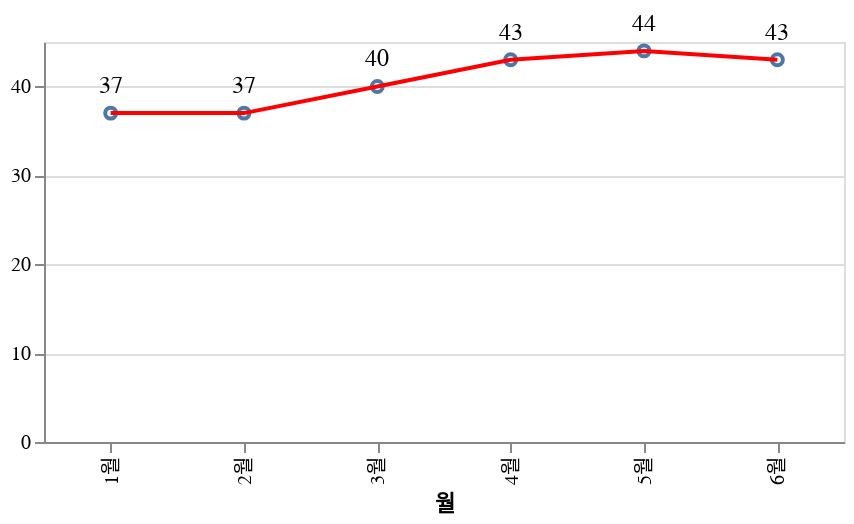

This figure's notebook cell:
### Markdown cell above
### CN

### Code cell
regex = '^(CN|Global)'
df_filtered = df[df['리전'].apply(lambda x: True if re.search(regex, x) else False) & (df['테넌트']== 'PRD')]
source = df_filtered
chart = get_lineChart_am(source)
chart

### Figure 1 — Vega-Lite specification as saved in the notebook (floating-point values rounded to 4 significant figures)
{"config": {"view": {"continuousWidth": 400, "continuousHeight": 300}}, "layer": [{"mark": "point", "encoding": {"x": {"field": "월", "type": "nominal"}, "y": {"aggregate": "sum", "field": "count", "type": "quantitative"}}}, {"mark": {"type": "line", "color": "red"}, "encoding": {"x": {"field": "월", "type": "nominal"}, "y": {"aggregate": "sum", "field": "count", "title": "", "type": "quantitative"}}}, {"mark": {"type": "text", "align": "center", "baseline": "line-top", "color": "black", "dy": -20, "fontSize": 12, "size": 12}, "encoding": {"text": {"aggregate": "sum", "field": "count", "type": "quantitative"}, "x": {"field": "월", "type": "nominal"}, "y": {"aggregate": "sum", "field": "count", "type": "quantitative"}}}], "data": {"name": "data-974d752118c60c03ec9c379cfc20b1e0"}, "height": 200, "width": 400, "$schema": "https://vega.github.io/schema/vega-lite/v4.17.0.json", "datasets": {"data-974d752118c60c03ec9c379cfc20b1e0": [{"년도": "22년", "월": "1월", "리전": "CN", "AZ": "1센터", "테넌트": "PRD", "DBMS": "PostgreSQL", "count": 9.0}, {"년도": "22년", "월": "1월", "리전": "CN", "AZ": "1센터", "테넌트": "PRD", "DBMS": "Tibero", "count": 12.0}, {"년도": "22년", "월": "1월", "리전": "CN", "AZ": "1센터", "테넌트": "PRD", "DBMS": "Maria", "count": 0.0}, {"년도": "22년", "월": "1월", "리전": "CN", "AZ": "1센터", "테넌트": "PRD", "DBMS": "Redis", "count": 12.0}, {"년도": "22년", "월": "1월", "리전": "CN", "AZ": "1센터", "테넌트": "PRD", "DBMS": "Mongo", "count": 4.0}, {"년도": "22년", "월": "2월", "리전": "CN", "AZ": "1센터", "테넌트": "PRD", "DBMS": "PostgreSQL", "count": 9.0}, {"년도": "22년", "월": "2월", "리전": "CN", "AZ": "1센터", "테넌트": "PRD", "DBMS": "Tibero", "count": 12.0}, {"년도": "22년", "월": "2월", "리전": "CN", "AZ": "1센터", "테넌트": "PRD", "DBMS": "Maria", "count": 0.0}, {"년도": "22년", "월": "2월", "리전": "CN", "AZ": "1센터", "테넌트": "PRD", "DBMS": "Redis", "count": 12.0}, {"년도": "22년", "월": "2월", "리전": "CN", "AZ": "1센터", "테넌트": "PRD", "DBMS": "Mongo", "count": 4.0}, {"년도": "22년", "월": "3월", "리전": "CN", "AZ": "1센터", "테넌트": "PRD", "DBMS": "PostgreSQL", "count": 9.0}, {"년도": "22년", "월": "3월", "리전": "CN", "AZ": "1센터", "테넌트": "PRD", "DBMS": "Tibero", "count": 14.0}, {"년도": "22년", "월": "3월", "리전": "CN", "AZ": "1센터", "테넌트": "PRD", "DBMS": "Maria", "count": 0.0}, {"년도": "22년", "월": "3월", "리전": "CN", "AZ": "1센터", "테넌트": "PRD", "DBMS": "Redis", "count": 12.0}, {"년도": "22년", "월": "3월", "리전": "CN", "AZ": "1센터", "테넌트": "PRD", "DBMS": "Mongo", "count": 5.0}, {"년도": "22년", "월": "4월", "리전": "CN", "AZ": "1센터", "테넌트": "PRD", "DBMS": "PostgreSQL", "count": 10.0}, {"년도": "22년", "월": "4월", "리전": "CN", "AZ": "1센터", "테넌트": "PRD", "DBMS": "Tibero", "count": 14.0}, {"년도": "22년", "월": "4월", "리전": "CN", "AZ": "1센터", "테넌트": "PRD", "DBMS": "Maria", "count": 0.0}, {"년도": "22년", "월": "4월", "리전": "CN", "AZ": "1센터", "테넌트": "PRD", "DBMS": "Redis", "count": 14.0}, {"년도": "22년", "월": "4월", "리전": "CN", "AZ": "1센터", "테넌트": "PRD", "DBMS": "Mongo", "count": 5.0}, {"년도": "22년", "월": "5월", "리전": "CN", "AZ": "1센터", "테넌트": "PRD", "DBMS": "PostgreSQL", "count": 10.0}, {"년도": "22년", "월": "5월", "리전": "CN", "AZ": "1센터", "테넌트": "PRD", "DBMS": "Tibero", "count": 15.0}, {"년도": "22년", "월": "5월", "리전": "CN", "AZ": "1센터", "테넌트": "PRD", "DBMS": "Maria", "count": 0.0}, {"년도": "22년", "월": "5월", "리전": "CN", "AZ": "1센터", "테넌트": "PRD", "DBMS": "Redis", "count": 14.0}, {"년도": "22년", "월": "5월", "리전": "CN", "AZ": "1센터", "테넌트": "PRD", "DBMS": "Mongo", "count": 5.0}, {"년도": "22년", "월": "6월", "리전": "CN", "AZ": "1센터", "테넌트": "PRD", "DBMS": "PostgreSQL", "count": 10.0}, {"년도": "22년", "월": "6월", "리전": "CN", "AZ": "1센터", "테넌트": "PRD", "DBMS": "Tibero", "count": 14.0}, {"년도": "22년", "월": "6월", "리전": "CN", "AZ": "1센터", "테넌트": "PRD", "DBMS": "Maria", "count": 0.0}, {"년도": "22년", "월": "6월", "리전": "CN", "AZ": "1센터", "테넌트": "PRD", "DBMS": "Redis", "count": 14.0}, {"년도": "22년", "월": "6월", "리전": "CN", "AZ": "1센터", "테넌트": "PRD", "DBMS": "Mongo", "count": 5.0}]}}
